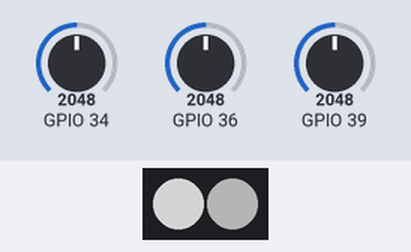
A program run on a simulated ESP32 board running MicroPython. Parts: 2 RGB LEDs in strip order, left to right. Inputs (shaded band) come from the test bench; at power-on: GPIO 34 = 2048, GPIO 36 = 2048, GPIO 39 = 2048 (analog values on the 0–4095 scale). Dim RGB values are drawn brighter than linear; what the program prints to the serial console is not drawn.

Above: at 1.2 s.
1.3 s: GPIO 34 set to 1051
At 2.1 s:
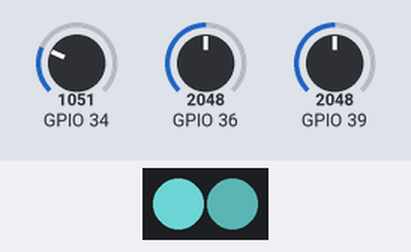
2.8 s: GPIO 34 set to 976
At 3.6 s:
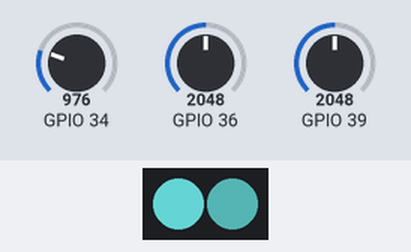
4.3 s: GPIO 36 set to 1071
At 5.1 s:
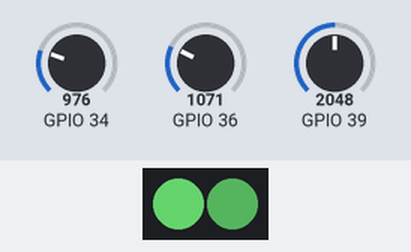
5.8 s: GPIO 36 set to 954
At 6.7 s:
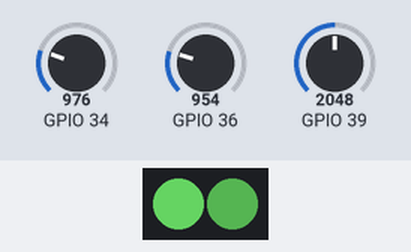
7.3 s: GPIO 39 set to 1967
At 8.2 s:
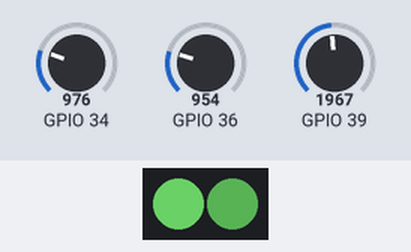
8.8 s: GPIO 39 set to 491
At 9.7 s:
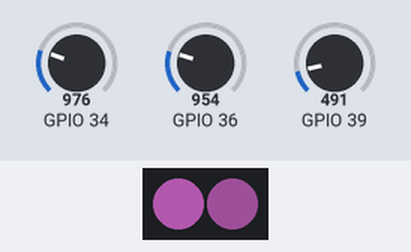
Timing chart, 0 to 11.3 s (numbered marks = the images above; inputs shaded):
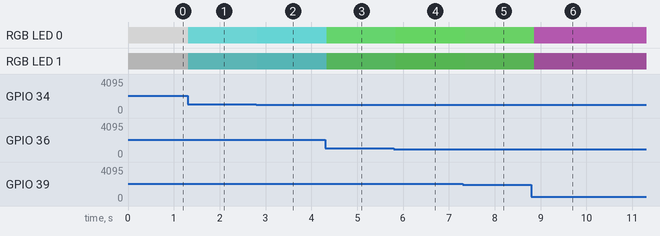

The program:

analog_test.py
```python
# Isaiah Grace
# 9 April 2020

# A small test of the analog slide potentiometer:
#           ADC
#            |
#  +3.3V--/\/\/\--GND
#         1k Ohm

from machine import ADC, Pin
from time import sleep_ms
import neopixel

sliders = []
sliders.append(ADC(Pin(34)))
sliders.append(ADC(Pin(39)))
sliders.append(ADC(Pin(36)))

led = neopixel.NeoPixel(Pin(14),2)

# Attenuate the input to give a maximum of ~3.6v
for slider in sliders:
	slider.atten(ADC.ATTN_11DB)

color = [0,0,0]
print("Reading from ADC:")
while(True):
	print('\r',end='')
	for i in range(3):
		# scale ADC reading from [0:4095] to [0:255]
		color[i] = sliders[i].read() // 16
		print('{:03d}'.format(color[i]),end=' ')
	led[0] = color
	# make the other LED half as bright,
	# this is good on my eyes and doesn't seem to affect color
	led[1] = [color[0] // 2, color[1] // 2, color[2] // 2]
	led.write()
	sleep_ms(100)

# Looks like the range is good between 0000 to 4095!
```

Measured:
- after the input at 1.3 s, RGB LED 0: RGB(128, 128, 128) → RGB(65, 128, 128) at once; RGB LED 1: RGB(64, 64, 64) → RGB(32, 64, 64) at once
- after the input at 2.8 s, RGB LED 0: RGB(65, 128, 128) → RGB(61, 128, 128) at once; RGB LED 1: RGB(32, 64, 64) → RGB(30, 64, 64) at once
- after the input at 4.3 s, RGB LED 0: RGB(61, 128, 128) → RGB(61, 128, 66) at once; RGB LED 1: RGB(30, 64, 64) → RGB(30, 64, 33) at once
- after the input at 5.8 s, RGB LED 0: RGB(61, 128, 66) → RGB(61, 128, 59) at once; RGB LED 1: RGB(30, 64, 33) → RGB(30, 64, 29) at once
- after the input at 7.3 s, RGB LED 0: RGB(61, 128, 59) → RGB(61, 122, 59) after 0.05 s; RGB LED 1: RGB(30, 64, 29) → RGB(30, 61, 29) after 0.05 s
- after the input at 8.8 s, RGB LED 0: RGB(61, 122, 59) → RGB(61, 30, 59) after 0.06 s; RGB LED 1: RGB(30, 61, 29) → RGB(30, 15, 29) after 0.06 s
